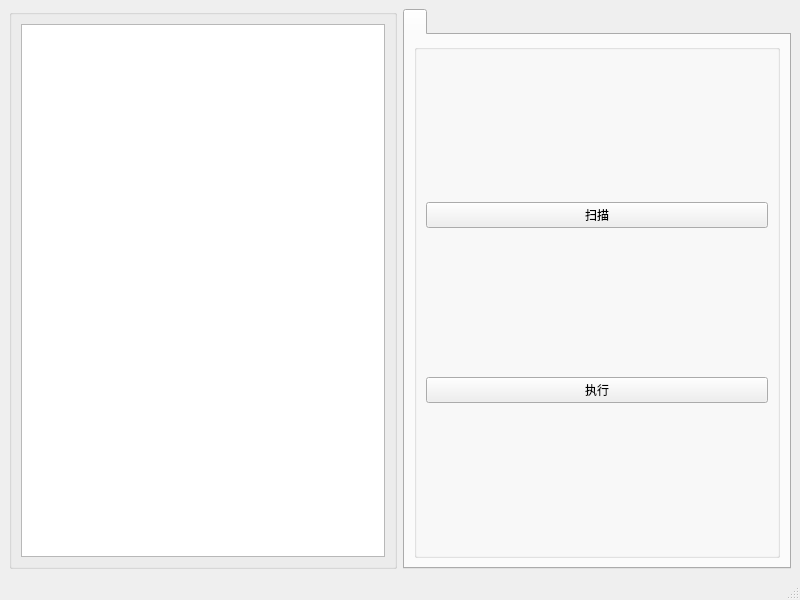
<?xml version="1.0" encoding="UTF-8"?>
<ui version="4.0">
 <class>MainWindow</class>
 <widget class="QMainWindow" name="MainWindow">
  <property name="geometry">
   <rect>
    <x>0</x>
    <y>0</y>
    <width>800</width>
    <height>600</height>
   </rect>
  </property>
  <property name="windowTitle">
   <string>Qt的UDP组播测试</string>
  </property>
  <widget class="QWidget" name="centralwidget">
   <layout class="QHBoxLayout" name="horizontalLayout_2">
    <item>
     <widget class="QGroupBox" name="groupBox">
      <property name="title">
       <string/>
      </property>
      <layout class="QVBoxLayout" name="verticalLayout">
       <item>
        <widget class="QTableWidget" name="tableWidget">
         <property name="editTriggers">
          <set>QAbstractItemView::NoEditTriggers</set>
         </property>
         <property name="wordWrap">
          <bool>true</bool>
         </property>
        </widget>
       </item>
      </layout>
     </widget>
    </item>
    <item>
     <widget class="QTabWidget" name="tabWidget">
      <property name="currentIndex">
       <number>0</number>
      </property>
      <widget class="QWidget" name="tab">
       <attribute name="title">
        <string/>
       </attribute>
       <layout class="QVBoxLayout" name="verticalLayout_2">
        <item>
         <widget class="QGroupBox" name="groupBox_2">
          <property name="title">
           <string/>
          </property>
          <layout class="QVBoxLayout" name="verticalLayout_3">
           <item>
            <widget class="QPushButton" name="scanButton">
             <property name="text">
              <string>扫描</string>
             </property>
            </widget>
           </item>
           <item>
            <widget class="QPushButton" name="executeButton">
             <property name="text">
              <string>执行</string>
             </property>
            </widget>
           </item>
          </layout>
         </widget>
        </item>
       </layout>
      </widget>
     </widget>
    </item>
   </layout>
  </widget>
  <widget class="QMenuBar" name="menubar">
   <property name="geometry">
    <rect>
     <x>0</x>
     <y>0</y>
     <width>800</width>
     <height>26</height>
    </rect>
   </property>
  </widget>
  <widget class="QStatusBar" name="statusbar"/>
 </widget>
 <resources/>
 <connections/>
</ui>
